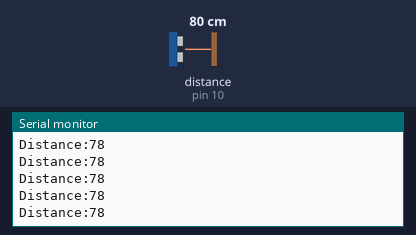
A sketch run on a simulated Arduino Uno, built with avr-gcc and run on an emulated ATmega328P. Parts: the last lines printed to the serial monitor. Wiring (inferred from the names in the program): ultrasonic range finder: trigger pin 9; echo pin 10. Inputs (shaded band) come from the test bench; at power-on: distance to the obstacle (sensor on pin 10) 80 cm. The echo pulse lasts 58.3 µs per cm.

Above: at 1.2 s.
1.3 s: distance to the obstacle (sensor on pin 10) set to 120 cm
At 2.4 s:
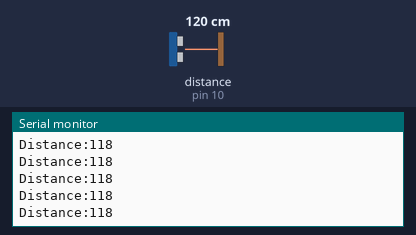
4.3 s: distance to the obstacle (sensor on pin 10) set to 250 cm
At 5.4 s:
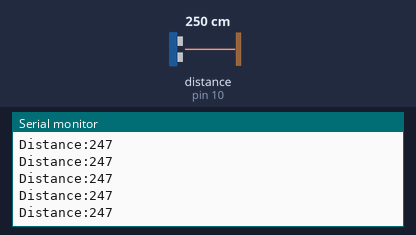
7.3 s: distance to the obstacle (sensor on pin 10) set to 18 cm
At 8.1 s:
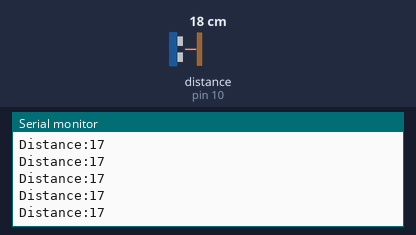
10.3 s: distance to the obstacle (sensor on pin 10) set to 250 cm
At 11.4 s:
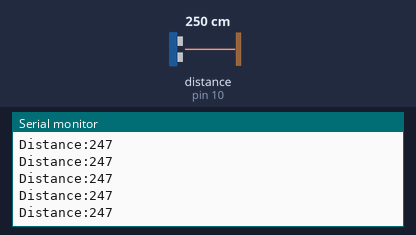
Timing chart, 0 to 13.3 s (numbered marks = the images above; inputs shaded):
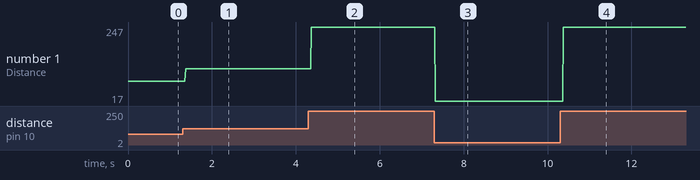

Measured:
- after the input at 1.3 s, the serial monitor: prints a new line after 0.07 s (image 1)
- after the input at 4.3 s, the serial monitor: prints a new line after 0.07 s (image 2)
- after the input at 7.3 s, the serial monitor: prints a new line at once (image 3)
- plotted number 1: 78 → 118 after the input at 1.3 s, 118 → 247 after the input at 4.3 s, 247 → 17 after the input at 7.3 s

The sketch:

distance_sensor.ino
```cpp
int trigpin = 9; //define pins for HC-SR04
int echopin = 10;

long duration; //used in distance calculation
int distance;

void setup() {
  Serial.begin(9600);  //initalize input and output pins
  pinMode( trigpin , OUTPUT);
  pinMode( echopin , INPUT);
}

void loop() {
  digitalWrite(trigpin ,LOW);  //call trigpin
  delayMicroseconds(2);

  digitalWrite(trigpin , HIGH);  //activate for 10micro sec
  delayMicroseconds(10);
  digitalWrite(trigpin, LOW);

  duration= pulseIn(echopin, HIGH);  //read echopin for time

  distance= duration*0.034/2; //calculating distance

  Serial.print("Distance:");  //print output on serial monitor
  Serial.println(distance);
}

//xxxxxxxxxxxxxxxxxxxxxxxxxxxxxxxxxxxx
```
